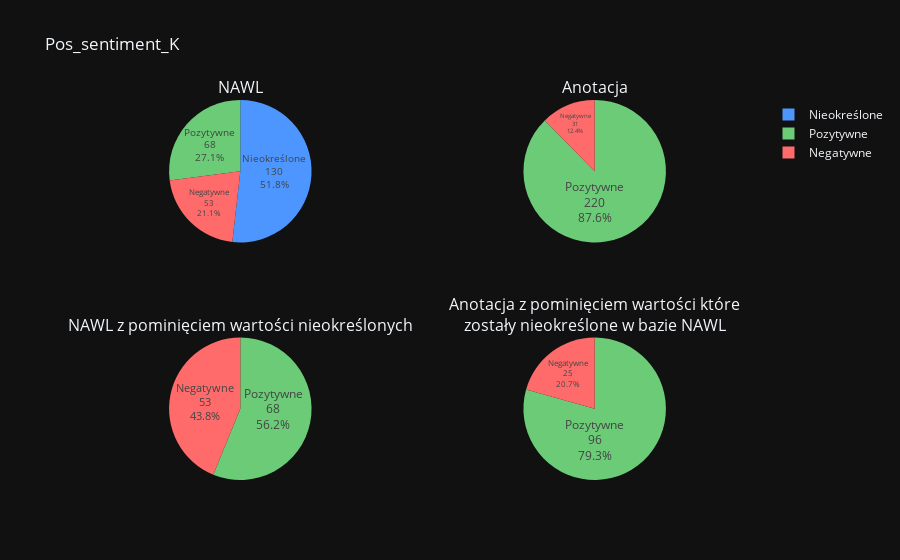
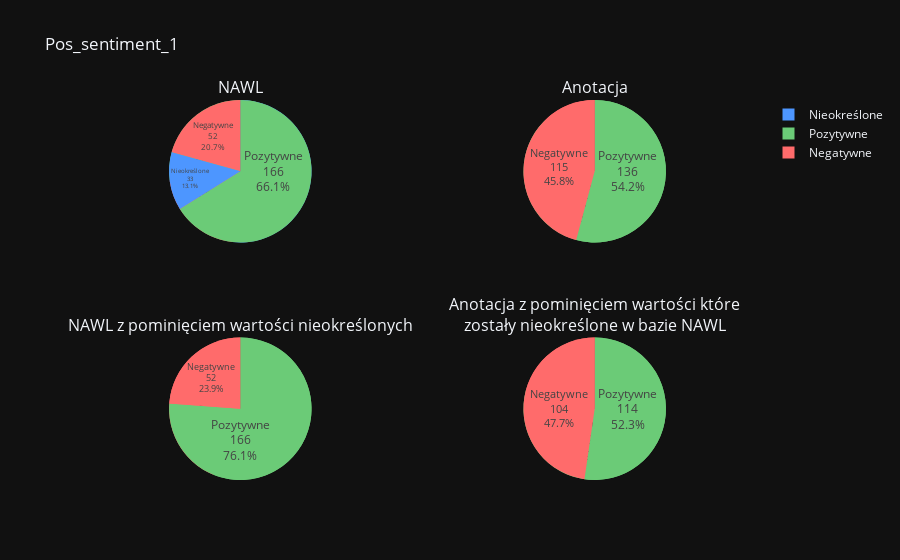
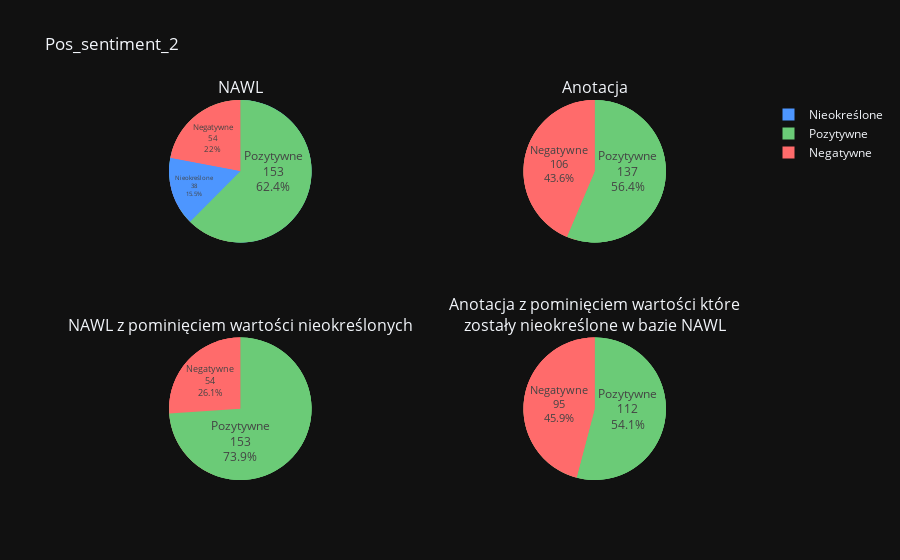
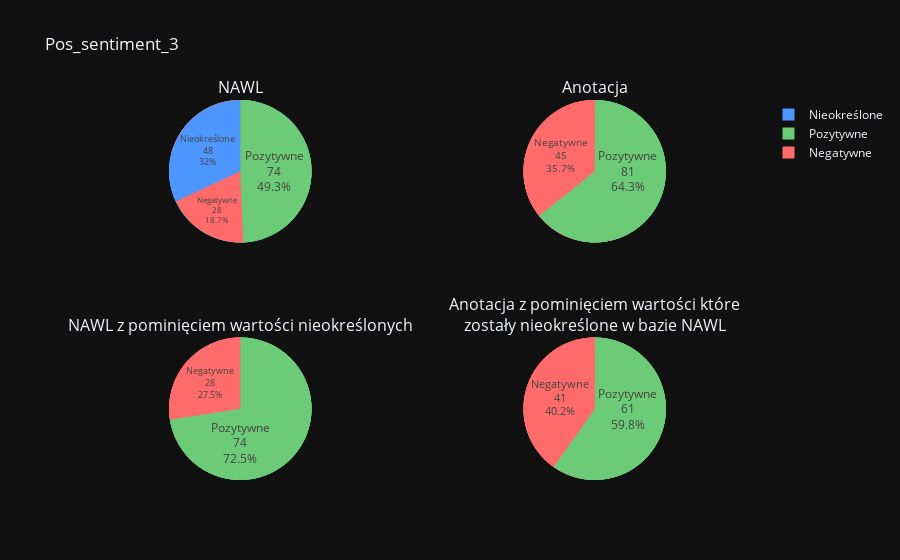

These figures' notebook cell, in order:
### Code cell
for (pos_column, neg_column) in [('Pos_sentiment_K', 'Neg_sentiment_K'), ('Pos_sentiment_1', 'Neg_sentiment_1'),
                                 ('Pos_sentiment_2', 'Neg_sentiment_2'), ('Pos_sentiment_3', 'Neg_sentiment_3')]:
    if pos_column[-1] == 'K':
        nawl_column = f"k-cat"
        anot_column = f"k-anot"
    else:
        nawl_column = f"p{pos_column[-1]}-cat"
        anot_column = f"p{pos_column[-1]}-anot"


    # liczenie wystąpień -1/0/1 oraz konwersja do formatu który jest wygodny do robienia wykresu
    #cts (counts) => df liczby wystąpień wartości skategoryzowanych
    cts = nawl_df[nawl_column].value_counts().to_frame().reindex([-1, 1, 0])

    fig.add_trace(
        go.Pie(labels=[labels_dict[i] for i in cts.index.tolist()], values=[value[0] for value in cts.values.tolist()],
               textposition='inside', textinfo='label+percent+value', insidetextorientation='horizontal',
               marker_colors=pie_colours
               ),
        row=1, col=1
    )

    # df zawierający wartości skategoryzowane z anotacja df (z dwóch kolumn w jedną)
    anot_df = pd.DataFrame(data={'pos': anotacja_df[pos_column], 'neg': anotacja_df[neg_column]})

    anot_df[anot_column] = anot_df.apply(anotacja, axis=1)
    cts = anot_df[anot_column].value_counts().to_frame().reindex([-1, 1, 0]).drop(0)

    fig.add_trace(
        go.Pie(labels=[labels_dict[i] for i in cts.index.tolist()], values=[value[0] for value in cts.values.tolist()],
               textposition='inside', textinfo='label+percent+value', insidetextorientation='horizontal',
               marker_colors=pie_colours
               ),
        row=1, col=2
    )

    #usuwanie 0 (wartości nieokreślonych) z nawl_df
    without_zeros = nawl_df.replace(0, nan)
    cts = without_zeros[nawl_column].value_counts().to_frame().reindex([-1, 1, 0])
    fig.add_trace(
        go.Pie(labels=[labels_dict[i] for i in cts.index.tolist()], values=[value[0] for value in cts.values.tolist()],
               textposition='inside', textinfo='label+percent+value', insidetextorientation='horizontal',
               marker_colors=pie_colours
               ),
        row=2, col=1
    )

    #łączenie anot_df i nawl_df w jednego df (merged_df)
    merged_df = pd.concat([anot_df[anot_column], nawl_df[nawl_column].reindex(anot_df.index)], axis=1)
    #usuwanie z merged_df ADU (argumentative discurse unikt) lub całych argumentów które były nieokreślone dla bazy nawl
    merged_wo0 = merged_df.drop(merged_df[merged_df[nawl_column] == 0].index)
    cts = merged_wo0[anot_column].value_counts().to_frame().reindex([-1, 1, 0]).drop(0)
    fig.add_trace(
        go.Pie(labels=[labels_dict[i] for i in cts.index.tolist()], values=[value[0] for value in cts.values.tolist()],
               textposition='inside', textinfo='label+percent+value', insidetextorientation='horizontal',
               marker_colors=pie_colours
               ),
        row=2, col=2
    )
    fig.update_layout(title_text=pos_column)
    fig.show()

    #tworzenie wizualizacji confusion matrix (tablicy pomyłek) (dla poszczególnych ADU)
    merged_df = pd.concat([nawl_df, anotacja_df.reindex(nawl_df.index)], axis=1)
    merged_wo0 = merged_df.drop(merged_df[merged_df[nawl_column] == 0].index)

    merged_wo0.rename(columns={pos_column: 'pos', neg_column: 'neg'}, inplace=True)
    merged_wo0[anot_column] = merged_wo0.apply(anotacja, axis=1)
    data = {'nawl': merged_wo0[nawl_column],
            'anotacja': merged_wo0[anot_column]}

    data_df = pd.DataFrame(data, columns=['nawl', 'anotacja'])
    confusion_matrix = pd.crosstab(data_df['anotacja'], data_df['nawl'], rownames=['Anotacja'], colnames=['NAWL'])
    confusion_df = confusion_matrix.unstack().reorder_levels(('Anotacja', 'NAWL'))
    print(f"Kappa {nawl_column} i {anot_column}: {round(kappa(confusion_df), 3)}")
    ax = sns.heatmap(confusion_matrix, annot=True, cmap=hm_palette, fmt='.3g')
    ax.invert_yaxis()
    ax.invert_xaxis()
    plt.show()

### Figure 1 — Plotly figure (JSON) as saved in the notebook; plotly's stock layout.template omitted (floating-point values rounded to 4 significant figures)
{"data": [{"insidetextorientation": "horizontal", "labels": ["Negatywne", "Pozytywne", "Nieokreślone"], "marker": {"colors": ["#FF6B6B", "#6BCB77", "#4D96FF"]}, "textinfo": "label+percent+value", "textposition": "inside", "values": [53, 68, 130], "type": "pie", "domain": {"x": [0.0, 0.475], "y": [0.625, 1.0]}}, {"insidetextorientation": "horizontal", "labels": ["Negatywne", "Pozytywne"], "marker": {"colors": ["#FF6B6B", "#6BCB77", "#4D96FF"]}, "textinfo": "label+percent+value", "textposition": "inside", "values": [31.0, 220.0], "type": "pie", "domain": {"x": [0.525, 1.0], "y": [0.625, 1.0]}}, {"insidetextorientation": "horizontal", "labels": ["Negatywne", "Pozytywne", "Nieokreślone"], "marker": {"colors": ["#FF6B6B", "#6BCB77", "#4D96FF"]}, "textinfo": "label+percent+value", "textposition": "inside", "values": [53.0, 68.0, null], "type": "pie", "domain": {"x": [0.0, 0.475], "y": [0.0, 0.375]}}, {"insidetextorientation": "horizontal", "labels": ["Negatywne", "Pozytywne"], "marker": {"colors": ["#FF6B6B", "#6BCB77", "#4D96FF"]}, "textinfo": "label+percent+value", "textposition": "inside", "values": [25.0, 96.0], "type": "pie", "domain": {"x": [0.525, 1.0], "y": [0.0, 0.375]}}], "layout": {"annotations": [{"font": {"size": 16}, "showarrow": false, "text": "NAWL", "x": 0.2375, "xanchor": "center", "xref": "paper", "y": 1.0, "yanchor": "bottom", "yref": "paper"}, {"font": {"size": 16}, "showarrow": false, "text": "Anotacja", "x": 0.7625, "xanchor": "center", "xref": "paper", "y": 1.0, "yanchor": "bottom", "yref": "paper"}, {"font": {"size": 16}, "showarrow": false, "text": "NAWL z pominięciem wartości nieokreślonych", "x": 0.2375, "xanchor": "center", "xref": "paper", "y": 0.375, "yanchor": "bottom", "yref": "paper"}, {"font": {"size": 16}, "showarrow": false, "text": "Anotacja z pominięciem wartości które<br>zostały nieokreślone w bazie NAWL", "x": 0.7625, "xanchor": "center", "xref": "paper", "y": 0.375, "yanchor": "bottom", "yref": "paper"}], "title": {"text": "Pos_sentiment_K"}}}

### Figure 2 — Plotly figure (JSON) as saved in the notebook; plotly's stock layout.template omitted (floating-point values rounded to 4 significant figures)
{"data": [{"insidetextorientation": "horizontal", "labels": ["Negatywne", "Pozytywne", "Nieokreślone"], "marker": {"colors": ["#FF6B6B", "#6BCB77", "#4D96FF"]}, "textinfo": "label+percent+value", "textposition": "inside", "values": [53, 68, 130], "type": "pie", "domain": {"x": [0.0, 0.475], "y": [0.625, 1.0]}}, {"insidetextorientation": "horizontal", "labels": ["Negatywne", "Pozytywne"], "marker": {"colors": ["#FF6B6B", "#6BCB77", "#4D96FF"]}, "textinfo": "label+percent+value", "textposition": "inside", "values": [31.0, 220.0], "type": "pie", "domain": {"x": [0.525, 1.0], "y": [0.625, 1.0]}}, {"insidetextorientation": "horizontal", "labels": ["Negatywne", "Pozytywne", "Nieokreślone"], "marker": {"colors": ["#FF6B6B", "#6BCB77", "#4D96FF"]}, "textinfo": "label+percent+value", "textposition": "inside", "values": [53.0, 68.0, null], "type": "pie", "domain": {"x": [0.0, 0.475], "y": [0.0, 0.375]}}, {"insidetextorientation": "horizontal", "labels": ["Negatywne", "Pozytywne"], "marker": {"colors": ["#FF6B6B", "#6BCB77", "#4D96FF"]}, "textinfo": "label+percent+value", "textposition": "inside", "values": [25.0, 96.0], "type": "pie", "domain": {"x": [0.525, 1.0], "y": [0.0, 0.375]}}, {"insidetextorientation": "horizontal", "labels": ["Negatywne", "Pozytywne", "Nieokreślone"], "marker": {"colors": ["#FF6B6B", "#6BCB77", "#4D96FF"]}, "textinfo": "label+percent+value", "textposition": "inside", "values": [52, 166, 33], "type": "pie", "domain": {"x": [0.0, 0.475], "y": [0.625, 1.0]}}, {"insidetextorientation": "horizontal", "labels": ["Negatywne", "Pozytywne"], "marker": {"colors": ["#FF6B6B", "#6BCB77", "#4D96FF"]}, "textinfo": "label+percent+value", "textposition": "inside", "values": [115.0, 136.0], "type": "pie", "domain": {"x": [0.525, 1.0], "y": [0.625, 1.0]}}, {"insidetextorientation": "horizontal", "labels": ["Negatywne", "Pozytywne", "Nieokreślone"], "marker": {"colors": ["#FF6B6B", "#6BCB77", "#4D96FF"]}, "textinfo": "label+percent+value", "textposition": "inside", "values": [52.0, 166.0, null], "type": "pie", "domain": {"x": [0.0, 0.475], "y": [0.0, 0.375]}}, {"insidetextorientation": "horizontal", "labels": ["Negatywne", "Pozytywne"], "marker": {"colors": ["#FF6B6B", "#6BCB77", "#4D96FF"]}, "textinfo": "label+percent+value", "textposition": "inside", "values": [104.0, 114.0], "type": "pie", "domain": {"x": [0.525, 1.0], "y": [0.0, 0.375]}}], "layout": {"annotations": [{"font": {"size": 16}, "showarrow": false, "text": "NAWL", "x": 0.2375, "xanchor": "center", "xref": "paper", "y": 1.0, "yanchor": "bottom", "yref": "paper"}, {"font": {"size": 16}, "showarrow": false, "text": "Anotacja", "x": 0.7625, "xanchor": "center", "xref": "paper", "y": 1.0, "yanchor": "bottom", "yref": "paper"}, {"font": {"size": 16}, "showarrow": false, "text": "NAWL z pominięciem wartości nieokreślonych", "x": 0.2375, "xanchor": "center", "xref": "paper", "y": 0.375, "yanchor": "bottom", "yref": "paper"}, {"font": {"size": 16}, "showarrow": false, "text": "Anotacja z pominięciem wartości które<br>zostały nieokreślone w bazie NAWL", "x": 0.7625, "xanchor": "center", "xref": "paper", "y": 0.375, "yanchor": "bottom", "yref": "paper"}], "title": {"text": "Pos_sentiment_1"}}}

### Figure 3 — Plotly figure (JSON) as saved in the notebook; plotly's stock layout.template omitted (floating-point values rounded to 4 significant figures)
{"data": [{"insidetextorientation": "horizontal", "labels": ["Negatywne", "Pozytywne", "Nieokreślone"], "marker": {"colors": ["#FF6B6B", "#6BCB77", "#4D96FF"]}, "textinfo": "label+percent+value", "textposition": "inside", "values": [53, 68, 130], "type": "pie", "domain": {"x": [0.0, 0.475], "y": [0.625, 1.0]}}, {"insidetextorientation": "horizontal", "labels": ["Negatywne", "Pozytywne"], "marker": {"colors": ["#FF6B6B", "#6BCB77", "#4D96FF"]}, "textinfo": "label+percent+value", "textposition": "inside", "values": [31.0, 220.0], "type": "pie", "domain": {"x": [0.525, 1.0], "y": [0.625, 1.0]}}, {"insidetextorientation": "horizontal", "labels": ["Negatywne", "Pozytywne", "Nieokreślone"], "marker": {"colors": ["#FF6B6B", "#6BCB77", "#4D96FF"]}, "textinfo": "label+percent+value", "textposition": "inside", "values": [53.0, 68.0, null], "type": "pie", "domain": {"x": [0.0, 0.475], "y": [0.0, 0.375]}}, {"insidetextorientation": "horizontal", "labels": ["Negatywne", "Pozytywne"], "marker": {"colors": ["#FF6B6B", "#6BCB77", "#4D96FF"]}, "textinfo": "label+percent+value", "textposition": "inside", "values": [25.0, 96.0], "type": "pie", "domain": {"x": [0.525, 1.0], "y": [0.0, 0.375]}}, {"insidetextorientation": "horizontal", "labels": ["Negatywne", "Pozytywne", "Nieokreślone"], "marker": {"colors": ["#FF6B6B", "#6BCB77", "#4D96FF"]}, "textinfo": "label+percent+value", "textposition": "inside", "values": [52, 166, 33], "type": "pie", "domain": {"x": [0.0, 0.475], "y": [0.625, 1.0]}}, {"insidetextorientation": "horizontal", "labels": ["Negatywne", "Pozytywne"], "marker": {"colors": ["#FF6B6B", "#6BCB77", "#4D96FF"]}, "textinfo": "label+percent+value", "textposition": "inside", "values": [115.0, 136.0], "type": "pie", "domain": {"x": [0.525, 1.0], "y": [0.625, 1.0]}}, {"insidetextorientation": "horizontal", "labels": ["Negatywne", "Pozytywne", "Nieokreślone"], "marker": {"colors": ["#FF6B6B", "#6BCB77", "#4D96FF"]}, "textinfo": "label+percent+value", "textposition": "inside", "values": [52.0, 166.0, null], "type": "pie", "domain": {"x": [0.0, 0.475], "y": [0.0, 0.375]}}, {"insidetextorientation": "horizontal", "labels": ["Negatywne", "Pozytywne"], "marker": {"colors": ["#FF6B6B", "#6BCB77", "#4D96FF"]}, "textinfo": "label+percent+value", "textposition": "inside", "values": [104.0, 114.0], "type": "pie", "domain": {"x": [0.525, 1.0], "y": [0.0, 0.375]}}, {"insidetextorientation": "horizontal", "labels": ["Negatywne", "Pozytywne", "Nieokreślone"], "marker": {"colors": ["#FF6B6B", "#6BCB77", "#4D96FF"]}, "textinfo": "label+percent+value", "textposition": "inside", "values": [54, 153, 38], "type": "pie", "domain": {"x": [0.0, 0.475], "y": [0.625, 1.0]}}, {"insidetextorientation": "horizontal", "labels": ["Negatywne", "Pozytywne"], "marker": {"colors": ["#FF6B6B", "#6BCB77", "#4D96FF"]}, "textinfo": "label+percent+value", "textposition": "inside", "values": [106, 137], "type": "pie", "domain": {"x": [0.525, 1.0], "y": [0.625, 1.0]}}, {"insidetextorientation": "horizontal", "labels": ["Negatywne", "Pozytywne", "Nieokreślone"], "marker": {"colors": ["#FF6B6B", "#6BCB77", "#4D96FF"]}, "textinfo": "label+percent+value", "textposition": "inside", "values": [54.0, 153.0, null], "type": "pie", "domain": {"x": [0.0, 0.475], "y": [0.0, 0.375]}}, {"insidetextorientation": "horizontal", "labels": ["Negatywne", "Pozytywne"], "marker": {"colors": ["#FF6B6B", "#6BCB77", "#4D96FF"]}, "textinfo": "label+percent+value", "textposition": "inside", "values": [95, 112], "type": "pie", "domain": {"x": [0.525, 1.0], "y": [0.0, 0.375]}}], "layout": {"annotations": [{"font": {"size": 16}, "showarrow": false, "text": "NAWL", "x": 0.2375, "xanchor": "center", "xref": "paper", "y": 1.0, "yanchor": "bottom", "yref": "paper"}, {"font": {"size": 16}, "showarrow": false, "text": "Anotacja", "x": 0.7625, "xanchor": "center", "xref": "paper", "y": 1.0, "yanchor": "bottom", "yref": "paper"}, {"font": {"size": 16}, "showarrow": false, "text": "NAWL z pominięciem wartości nieokreślonych", "x": 0.2375, "xanchor": "center", "xref": "paper", "y": 0.375, "yanchor": "bottom", "yref": "paper"}, {"font": {"size": 16}, "showarrow": false, "text": "Anotacja z pominięciem wartości które<br>zostały nieokreślone w bazie NAWL", "x": 0.7625, "xanchor": "center", "xref": "paper", "y": 0.375, "yanchor": "bottom", "yref": "paper"}], "title": {"text": "Pos_sentiment_2"}}}

### Figure 4 — Plotly figure (JSON) as saved in the notebook; plotly's stock layout.template omitted (floating-point values rounded to 4 significant figures)
{"data": [{"insidetextorientation": "horizontal", "labels": ["Negatywne", "Pozytywne", "Nieokreślone"], "marker": {"colors": ["#FF6B6B", "#6BCB77", "#4D96FF"]}, "textinfo": "label+percent+value", "textposition": "inside", "values": [53, 68, 130], "type": "pie", "domain": {"x": [0.0, 0.475], "y": [0.625, 1.0]}}, {"insidetextorientation": "horizontal", "labels": ["Negatywne", "Pozytywne"], "marker": {"colors": ["#FF6B6B", "#6BCB77", "#4D96FF"]}, "textinfo": "label+percent+value", "textposition": "inside", "values": [31.0, 220.0], "type": "pie", "domain": {"x": [0.525, 1.0], "y": [0.625, 1.0]}}, {"insidetextorientation": "horizontal", "labels": ["Negatywne", "Pozytywne", "Nieokreślone"], "marker": {"colors": ["#FF6B6B", "#6BCB77", "#4D96FF"]}, "textinfo": "label+percent+value", "textposition": "inside", "values": [53.0, 68.0, null], "type": "pie", "domain": {"x": [0.0, 0.475], "y": [0.0, 0.375]}}, {"insidetextorientation": "horizontal", "labels": ["Negatywne", "Pozytywne"], "marker": {"colors": ["#FF6B6B", "#6BCB77", "#4D96FF"]}, "textinfo": "label+percent+value", "textposition": "inside", "values": [25.0, 96.0], "type": "pie", "domain": {"x": [0.525, 1.0], "y": [0.0, 0.375]}}, {"insidetextorientation": "horizontal", "labels": ["Negatywne", "Pozytywne", "Nieokreślone"], "marker": {"colors": ["#FF6B6B", "#6BCB77", "#4D96FF"]}, "textinfo": "label+percent+value", "textposition": "inside", "values": [52, 166, 33], "type": "pie", "domain": {"x": [0.0, 0.475], "y": [0.625, 1.0]}}, {"insidetextorientation": "horizontal", "labels": ["Negatywne", "Pozytywne"], "marker": {"colors": ["#FF6B6B", "#6BCB77", "#4D96FF"]}, "textinfo": "label+percent+value", "textposition": "inside", "values": [115.0, 136.0], "type": "pie", "domain": {"x": [0.525, 1.0], "y": [0.625, 1.0]}}, {"insidetextorientation": "horizontal", "labels": ["Negatywne", "Pozytywne", "Nieokreślone"], "marker": {"colors": ["#FF6B6B", "#6BCB77", "#4D96FF"]}, "textinfo": "label+percent+value", "textposition": "inside", "values": [52.0, 166.0, null], "type": "pie", "domain": {"x": [0.0, 0.475], "y": [0.0, 0.375]}}, {"insidetextorientation": "horizontal", "labels": ["Negatywne", "Pozytywne"], "marker": {"colors": ["#FF6B6B", "#6BCB77", "#4D96FF"]}, "textinfo": "label+percent+value", "textposition": "inside", "values": [104.0, 114.0], "type": "pie", "domain": {"x": [0.525, 1.0], "y": [0.0, 0.375]}}, {"insidetextorientation": "horizontal", "labels": ["Negatywne", "Pozytywne", "Nieokreślone"], "marker": {"colors": ["#FF6B6B", "#6BCB77", "#4D96FF"]}, "textinfo": "label+percent+value", "textposition": "inside", "values": [54, 153, 38], "type": "pie", "domain": {"x": [0.0, 0.475], "y": [0.625, 1.0]}}, {"insidetextorientation": "horizontal", "labels": ["Negatywne", "Pozytywne"], "marker": {"colors": ["#FF6B6B", "#6BCB77", "#4D96FF"]}, "textinfo": "label+percent+value", "textposition": "inside", "values": [106, 137], "type": "pie", "domain": {"x": [0.525, 1.0], "y": [0.625, 1.0]}}, {"insidetextorientation": "horizontal", "labels": ["Negatywne", "Pozytywne", "Nieokreślone"], "marker": {"colors": ["#FF6B6B", "#6BCB77", "#4D96FF"]}, "textinfo": "label+percent+value", "textposition": "inside", "values": [54.0, 153.0, null], "type": "pie", "domain": {"x": [0.0, 0.475], "y": [0.0, 0.375]}}, {"insidetextorientation": "horizontal", "labels": ["Negatywne", "Pozytywne"], "marker": {"colors": ["#FF6B6B", "#6BCB77", "#4D96FF"]}, "textinfo": "label+percent+value", "textposition": "inside", "values": [95, 112], "type": "pie", "domain": {"x": [0.525, 1.0], "y": [0.0, 0.375]}}, {"insidetextorientation": "horizontal", "labels": ["Negatywne", "Pozytywne", "Nieokreślone"], "marker": {"colors": ["#FF6B6B", "#6BCB77", "#4D96FF"]}, "textinfo": "label+percent+value", "textposition": "inside", "values": [28, 74, 48], "type": "pie", "domain": {"x": [0.0, 0.475], "y": [0.625, 1.0]}}, {"insidetextorientation": "horizontal", "labels": ["Negatywne", "Pozytywne"], "marker": {"colors": ["#FF6B6B", "#6BCB77", "#4D96FF"]}, "textinfo": "label+percent+value", "textposition": "inside", "values": [45, 81], "type": "pie", "domain": {"x": [0.525, 1.0], "y": [0.625, 1.0]}}, {"insidetextorientation": "horizontal", "labels": ["Negatywne", "Pozytywne", "Nieokreślone"], "marker": {"colors": ["#FF6B6B", "#6BCB77", "#4D96FF"]}, "textinfo": "label+percent+value", "textposition": "inside", "values": [28.0, 74.0, null], "type": "pie", "domain": {"x": [0.0, 0.475], "y": [0.0, 0.375]}}, {"insidetextorientation": "horizontal", "labels": ["Negatywne", "Pozytywne"], "marker": {"colors": ["#FF6B6B", "#6BCB77", "#4D96FF"]}, "textinfo": "label+percent+value", "textposition": "inside", "values": [41, 61], "type": "pie", "domain": {"x": [0.525, 1.0], "y": [0.0, 0.375]}}], "layout": {"annotations": [{"font": {"size": 16}, "showarrow": false, "text": "NAWL", "x": 0.2375, "xanchor": "center", "xref": "paper", "y": 1.0, "yanchor": "bottom", "yref": "paper"}, {"font": {"size": 16}, "showarrow": false, "text": "Anotacja", "x": 0.7625, "xanchor": "center", "xref": "paper", "y": 1.0, "yanchor": "bottom", "yref": "paper"}, {"font": {"size": 16}, "showarrow": false, "text": "NAWL z pominięciem wartości nieokreślonych", "x": 0.2375, "xanchor": "center", "xref": "paper", "y": 0.375, "yanchor": "bottom", "yref": "paper"}, {"font": {"size": 16}, "showarrow": false, "text": "Anotacja z pominięciem wartości które<br>zostały nieokreślone w bazie NAWL", "x": 0.7625, "xanchor": "center", "xref": "paper", "y": 0.375, "yanchor": "bottom", "yref": "paper"}], "title": {"text": "Pos_sentiment_3"}}}
